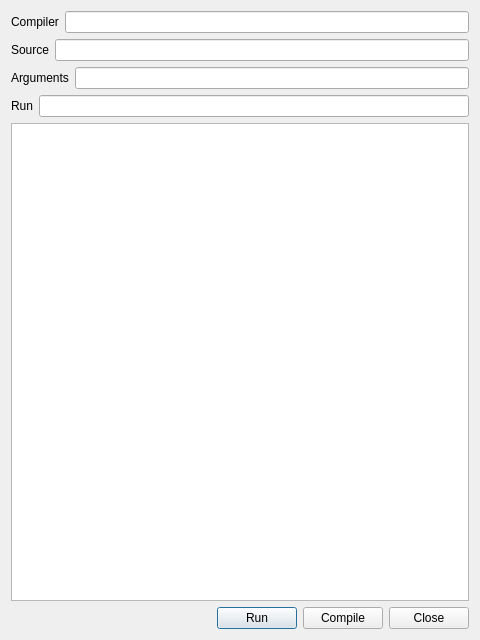
<?xml version="1.0" encoding="UTF-8"?>
<ui version="4.0">
 <class>Runner</class>
 <widget class="QDialog" name="Runner">
  <property name="geometry">
   <rect>
    <x>0</x>
    <y>0</y>
    <width>480</width>
    <height>640</height>
   </rect>
  </property>
  <property name="windowTitle">
   <string>Dialog</string>
  </property>
  <layout class="QVBoxLayout" name="verticalLayout">
   <item>
    <layout class="QHBoxLayout" name="compilerLayout">
     <item>
      <widget class="QLabel" name="compileLabel">
       <property name="text">
        <string>Compiler</string>
       </property>
      </widget>
     </item>
     <item>
      <widget class="QLineEdit" name="compileLineEdit"/>
     </item>
    </layout>
   </item>
   <item>
    <layout class="QHBoxLayout" name="sourceLayout">
     <item>
      <widget class="QLabel" name="sourceLabel">
       <property name="text">
        <string>Source</string>
       </property>
      </widget>
     </item>
     <item>
      <widget class="QLineEdit" name="sourceLineEdit"/>
     </item>
    </layout>
   </item>
   <item>
    <layout class="QHBoxLayout" name="argsLayout">
     <item>
      <widget class="QLabel" name="argsLabel">
       <property name="text">
        <string>Arguments</string>
       </property>
      </widget>
     </item>
     <item>
      <widget class="QLineEdit" name="argsLineEdit"/>
     </item>
    </layout>
   </item>
   <item>
    <layout class="QHBoxLayout" name="runLayout">
     <item>
      <widget class="QLabel" name="runLabel">
       <property name="text">
        <string>Run</string>
       </property>
      </widget>
     </item>
     <item>
      <widget class="QLineEdit" name="runLineEdit"/>
     </item>
    </layout>
   </item>
   <item>
    <widget class="QTextEdit" name="console"/>
   </item>
   <item>
    <layout class="QHBoxLayout" name="buttonLayout">
     <item>
      <spacer name="horizontalSpacer">
       <property name="orientation">
        <enum>Qt::Horizontal</enum>
       </property>
       <property name="sizeHint" stdset="0">
        <size>
         <width>40</width>
         <height>20</height>
        </size>
       </property>
      </spacer>
     </item>
     <item>
      <widget class="QPushButton" name="runButton">
       <property name="text">
        <string>Run</string>
       </property>
      </widget>
     </item>
     <item>
      <widget class="QPushButton" name="compileButton">
       <property name="text">
        <string>Compile</string>
       </property>
      </widget>
     </item>
     <item>
      <widget class="QPushButton" name="closeButton">
       <property name="text">
        <string>Close</string>
       </property>
      </widget>
     </item>
    </layout>
   </item>
  </layout>
 </widget>
 <resources/>
 <connections/>
</ui>
